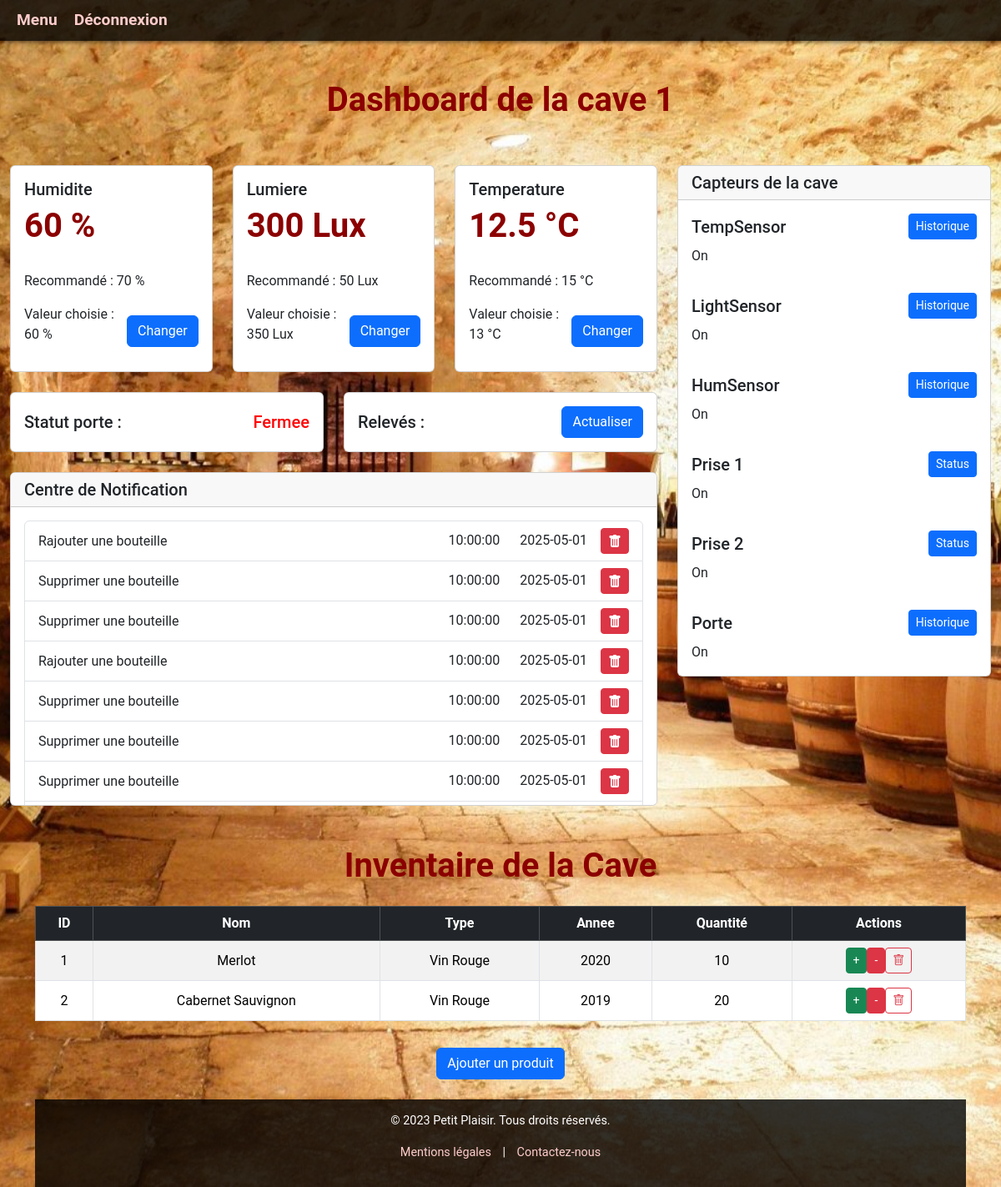
Before: /details.php?id=1 (signed in) with the older database file.
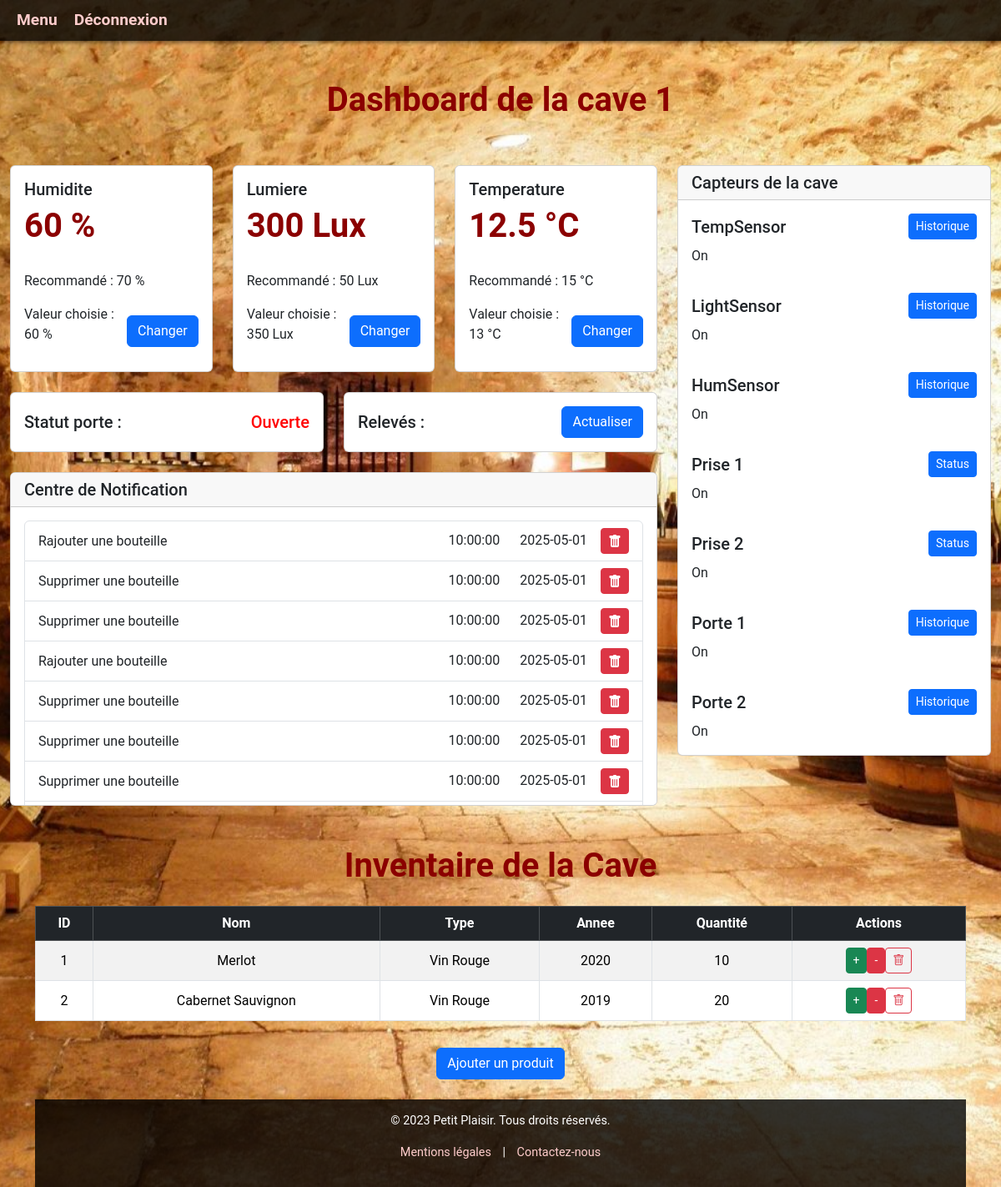
After: the same page with the newer database file.
### tables this page shows
CREATE TABLE Capteur (
    idCapteur INT AUTO_INCREMENT PRIMARY KEY,
    NomCapteur VARCHAR(50),
    TypeCapteur VARCHAR(50),
    ValeurCapteur FLOAT,
    StatusCapteur VARCHAR(20),
    idCave INT,
    CONSTRAINT fk_Capteur_Cave FOREIGN KEY(idCave) REFERENCES Cave(idCave) ON DELETE CASCADE
);

CREATE TABLE TypeCave (
    idTypeCave VARCHAR(50) PRIMARY KEY,
    TempOptiC INT,
    LumOptiC INT,
    HumOptiC INT
);

CREATE TABLE Notification (
    idNotification INT AUTO_INCREMENT PRIMARY KEY,
    DateNotification DATE,
    HeureNotification TIME,
    MessageNotification VARCHAR(255),
    idCave INT,
    CONSTRAINT fk_Notification_Cave FOREIGN KEY(idCave) REFERENCES Cave(idCave) ON DELETE CASCADE
);

CREATE TABLE Produit (
    idProduit INT AUTO_INCREMENT PRIMARY KEY,
    NomProduit VARCHAR(50),
    TypeProduit VARCHAR(50),
    AnneeProduit INT,
    idCave INT,
    QuantiteProduit INT,
    CONSTRAINT fk_Produit_Cave FOREIGN KEY(idCave) REFERENCES Cave(idCave) ON DELETE CASCADE
);

### fonctions.php (the view, shortened to what this page needs)
<?php
function afficherInventaire($connexion, $idCave) {
    $query = "SELECT * FROM Produit WHERE idCave = '$idCave'";
    $resultat = mysqli_query($connexion, $query);
    echo '<div class="container ">';
    echo '<h1 class="mb-4 text-center">Inventaire de la Cave</h2>';
    echo '<div class="table-responsive">';
    echo '<table class="table table-bordered table-striped align-middle text-center">';
    echo '<thead class="table-dark">';
    echo '<tr>';
    echo '<th>ID</th>';
    echo '<th>Nom</th>';
    echo '<th>Type</th>';
    echo '<th>Annee</th>';
    echo '<th>Quantité</th>';
    echo '<th>Actions</th>';
    echo '</tr>';
    echo '</thead>';
    echo '<tbody>';
    if ($resultat && mysqli_num_rows($resultat) > 0) {
        while ($row = mysqli_fetch_assoc($resultat)) {
            echo '<tr>';
            echo '<td>' . $row['idProduit'] . '</td>';
            echo '<td>' . $row['NomProduit'] . '</td>';
            echo '<td>' . $row['TypeProduit'] . '</td>';
            echo '<td>' . $row['AnneeProduit'] . '</td>';
            echo '<td><span class="quantity" id="qte-' . $row['idProduit'] . '">' . $row['QuantiteProduit'] . '</span></td>';
            echo '<td>';
            echo '<div class="quantity-control justify-content-center">';
            echo '<button class="btn btn-sm btn-success" onclick="modifierQuantite(' . $row['idProduit'] . ', \'plus\')">+</button>';
            echo '<button class="btn btn-sm btn-danger" onclick="modifierQuantite(' . $row['idProduit'] . ', \'moins\')">-</button>';
            echo '<button class="btn btn-sm btn-outline-danger" onclick="supprimerProduit(' . $row['idProduit'] . ')">';
            echo '<i class="bi bi-trash"></i>';
            echo '</div>';
            echo '</td>';
            echo '</tr>';
        }
    }
    else {
        echo "<p>Aucun vin trouvé dans cette cave.</p>";
    }
    echo '</tbody>';
    echo '</table>';
    echo '</div>';
}
function afficherCapteurs($connexion, $idCave) {
    $query = "SELECT * FROM Capteur WHERE idCave = '$idCave'";
    $resultat = mysqli_query($connexion, $query);
    echo '<div class="col-4">';
    echo '<div class="row">';
    echo '<div class="col d-flex justify-content-center align-items-center">';
    echo '<div class="card w-100">';
    echo '<h5 class="card-header">Capteurs de la cave</h5>';
    if ($resultat && mysqli_num_rows($resultat) > 0) {
        while ($row = mysqli_fetch_assoc($resultat)) {
            if ($row['TypeCapteur'] == 'Prise'){
            echo '<div class="card-body">';
            echo '<div class="d-flex justify-content-between align-items-center">';
            echo '<h5 class="card-title mb-0">' . $row['NomCapteur'] . '</h5>';
            echo '<button type="button" class="btn btn-sm btn-primary" onclick="modifierStatusCapteur(' . $row['idCapteur'] . ', \'' . addslashes($row['StatusCapteur']) . '\')"
 >Status</button>';
            echo '</div>';
            echo '<p class="card-text mt-2">' . htmlspecialchars($row['StatusCapteur']) . '</p>';
            echo '</div>';
        } else {
            echo '<div class="card-body">';
            echo '<div class="d-flex justify-content-between align-items-center">';
            echo '<h5 class="card-title mb-0">' . $row['NomCapteur'] . '</h5>';
            echo '<button class="btn btn-sm btn-primary" data-bs-toggle="modal" data-bs-target="#historiqueCapteur" data-id="'.$row['idCapteur'].'">';
            echo 'Historique';
            echo '</button>';
            echo '</div>';
            echo '<p class="card-text mt-2">' . htmlspecialchars($row['StatusCapteur']) . '</p>';
            echo '</div>';
        }
        }
    } else {
        echo "<p>Aucun capteur trouvé.</p>";
    }
    echo '</div>';
    echo '</div>';
    echo '</div>';
    echo '</div>';
}
function afficherNotifications($connexion, $idCave) {
    $query = "SELECT * FROM Notification WHERE idCave = '$idCave'";
    $resultat = mysqli_query($connexion, $query);
    echo '<div class="row mt-4">';
    echo '<div class="col d-flex justify-content-center align-items-center">';
    echo '<div class="card w-100" style="max-height: 400px; overflow-y: auto;">';
    echo '<h5 class="card-header">Centre de Notification</h5>';
    echo '<div class="card-body">';
    echo '<ul class="list-group">';
    if ($resultat && mysqli_num_rows($resultat) > 0) {
        while ($row = mysqli_fetch_assoc($resultat)) {
        echo '<li class="list-group-item d-flex justify-content-between align-items-center">';
        echo '<div>' . $row['MessageNotification'] . '</div>';
        echo '<div>';
        echo '<span class="text me-4">' . $row['HeureNotification'] . '</span>';
        echo '<span class="text me-3">' . $row['DateNotification'] . '</span>';
        echo '<button type="button" class="btn btn-sm btn-danger" onclick="supprimerNotification(' . $row['idNotification'] . ')" >';
        echo '</button>';
        echo '</div>';
        echo '</li>';
    }
    }else {
        echo "<p>Aucune notification trouvée.</p>";
    }
    echo '</ul>';
    echo '</div>';
    echo '</div>';
    echo '</div>';
    echo '</div>';
}
function afficherRelevements($connexion, $idCave) {
    $query = "SELECT C.TypeCapteur, AVG(C.ValeurCapteur) AS MoyenneValeur, CU.ValeurChoix, C.idCapteur FROM  Capteur C JOIN ChoixUtilisateur CU ON C.idCapteur = CU.idCapteur WHERE C.idCave = $idCave AND (C.TypeCapteur = 'Humidite' OR C.TypeCapteur = 'Lumiere' OR C.TypeCapteur = 'Temperature') GROUP BY C.TypeCapteur ORDER BY C.TypeCapteur";
    $query2 = "SELECT TC.* FROM TypeCave TC JOIN Cave C ON C.TypeCave=TC.idTypeCave WHERE C.idCave = $idCave";
    $resultat2 = mysqli_query($connexion, $query2);
    $resultat = mysqli_query($connexion, $query);
    $unite = 'null';
    $recommandation = 'null';
    echo '<div class="row">';
    if ($resultat2 && mysqli_num_rows($resultat2) > 0) {
        $row2 = mysqli_fetch_assoc($resultat2);
    }
    if ($resultat && mysqli_num_rows($resultat) > 0) {
        while ($row = mysqli_fetch_assoc($resultat)) {
            if ($row['TypeCapteur'] == 'Lumiere') {
                $unite = 'Lux';
                $recommandation = isset($row2['LumOptiC']) ? $row2['LumOptiC'] : 'N/A';
            } elseif ($row['TypeCapteur'] == 'Temperature') {
                $unite = '°C';
                $recommandation = isset($row2['TempOptiC']) ? $row2['TempOptiC'] : 'N/A';
            } elseif ($row['TypeCapteur'] == 'Humidite') {
                $unite = '%';
                $recommandation = isset($row2['HumOptiC']) ? $row2['HumOptiC'] : 'N/A';
            }
            echo '<div class="col-4 d-flex justify-content-center">';
            echo '<div class="card w-100">';
            echo '<div class="card-body">';
            echo '<h5 class="card-title">' . $row['TypeCapteur'] . '</h5>';
            echo '<h1 class="card-text">' . $row['MoyenneValeur'] . ' ' . $unite . ' </h1>';
            echo '<p class="card-text">Recommandé : ' . $recommandation . ' ' . $unite . '</p>';
            echo '<div class="d-flex justify-content-between align-items-center">';
            echo '<p class="card-text">Valeur choisie : ' . $row['ValeurChoix'] . ' ' . $unite . '</p>';
            echo '<button class="btn btn-primary" data-bs-toggle="modal" data-bs-target="#ajoutValeurModal" data-id="'.$row['idCapteur'].'">';
            echo 'Changer';
            echo '</button>';
            echo '</div>';
            echo '</div>';
            echo '</div>';
            echo '</div>';
        }
    }
    echo '</div>';
}
function getStatusPorte($connexion, $idCave) {
    $query = "SELECT ValeurCapteur FROM Capteur WHERE idCave = '$idCave' AND TypeCapteur = 'Porte'";
    $resultat = mysqli_query($connexion, $query);
    if ($resultat && mysqli_num_rows($resultat) > 0) {
        while ($row = mysqli_fetch_assoc($resultat)) {
            if ($row['ValeurCapteur'] == 1) {
                return "Ouverte";
            }
        }
        return "Fermee";
    } else {
        return null;
    }
}
?>

### details.php (shortened to what this page needs)
<?php
require('fonctions.php');
  $id = $_GET['id'];
  $connexion = mysqli_connect("p:".SERVEUR, NOM, PASSE, BD);
?>
<!doctype html>
<html>
<head>
  <link href="https://cdn.jsdelivr.net/npm/bootstrap@5.3.2/dist/css/bootstrap.min.css" rel="stylesheet">
  <link href="https://cdn.jsdelivr.net/npm/bootstrap-icons@1.10.5/font/bootstrap-icons.css" rel="stylesheet">
  <link rel="stylesheet" href="style.css">
</head>
<body>
  <header class="menu-banner">
    <nav>
      <ul>
        <li><a href="rediriger.php">Menu</a></li>
        <li><a href="index.html">Déconnexion</a></li>
      </ul>
    </nav>
  </header>
  <main>
    <div class="container-fluid">
      <section>
        <div class="row pt-5 mt-5 mb-4">
          <div class="col-12 text-center">
            <h1>Dashboard de la cave <?php echo $id ?></h1>
          </div>
        </div>
        <div class="row mb-5">
          <div class="col-8">
            <?php
            afficherRelevements($connexion, $id);
            ?>
            <div class="row mt-4">
              <div class="col-6 d-flex justify-content-center">
                <div class="card w-100">
                  <div class="card-body d-flex justify-content-between align-items-center">
                    <h5 class="mb-0">Statut porte :</h5>
                    <?php
                    $status = getStatusPorte($connexion, $id);
                    echo '<h5 class="mb-0 text-end" style="color:red"' . $status . ';">' . $status . '</h5>';
                    ?>
                  </div>
                </div>
              </div>
              <div class="col-6 d-flex justify-content-center">
                <div class="card w-100">
                  <div class="card-body d-flex justify-content-between align-items-center">
                    <h5 class="card-title mb-0">Relevés :</h5>
                    <button type="button" class="btn btn-primary" onclick="lancerScript()">Actualiser</button>
                  </div>
                </div>
              </div>
            </div>
            <?php
            afficherNotifications($connexion, $id);
            ?>
          </div>
          <?php
          afficherCapteurs($connexion, $id);
          ?>
        </div>
      </section>
    </div>
  </main>
  <?php afficherInventaire($connexion, $id); ?>
  <div class="text-center mt-3 mb-4">
    <button class="btn btn-primary" data-bs-toggle="modal" data-bs-target="#ajoutProduitModal">
      Ajouter un produit
    </button>
  </div>
  <footer class="footer">
    <p>&copy; 2023 Petit Plaisir. Tous droits réservés.</p>
    <p><a href="mentions_legales.html">Mentions légales</a> | <a href="contact.html">Contactez-nous</a></p>
  </footer>
</body>
</html>

### style.css (style rules this page uses)
body { margin: 0; font-family: 'Roboto', sans-serif; background: linear-gradient(135deg, #8b0000, #f8f8f8); background: url('fondecran.jpg') no-repeat center center fixed; background-size: cover; color: #fff; min-height: 100vh; display: flex; flex-direction: column; }
h1 { font-size: 2.5rem; margin-bottom: 30px; color: #8b0000; font-weight: bold; }
.menu-banner { position: fixed; top: 0; left: 0; width: 100%; background-color: rgba(0, 0, 0, 0.8); padding: 10px 0; box-shadow: 0 2px 5px rgba(0, 0, 0, 0.5); display: flex; justify-content: flex-start; z-index: 1000; padding-left: 20px; }
.menu-banner ul { list-style: none; margin: 0; padding: 0; display: flex; gap: 20px; }
.menu-banner li { display: inline; }
.menu-banner a { text-decoration: none; color: #ffcccb; font-size: 1.2rem; font-weight: bold; }
.footer { text-align: center; padding: 15px 0; background-color: rgba(0, 0, 0, 0.8); color: #fff; font-size: 0.9rem; margin-top: auto; }
.footer a { color: #ffcccb; text-decoration: none; margin: 0 10px; }
body { overflow-x: hidden; }

Changed rows visible on the page:
now on this page (row edited): capteur: ValeurCapteur "Ouverte", NomCapteur "Porte 2", StatusCapteur "On", shown under "Capteurs de la cave"
changed capteur: NomCapteur "Porte" → "Porte 1"
Other visible differences:
$status: "Fermee" → (not shown)
